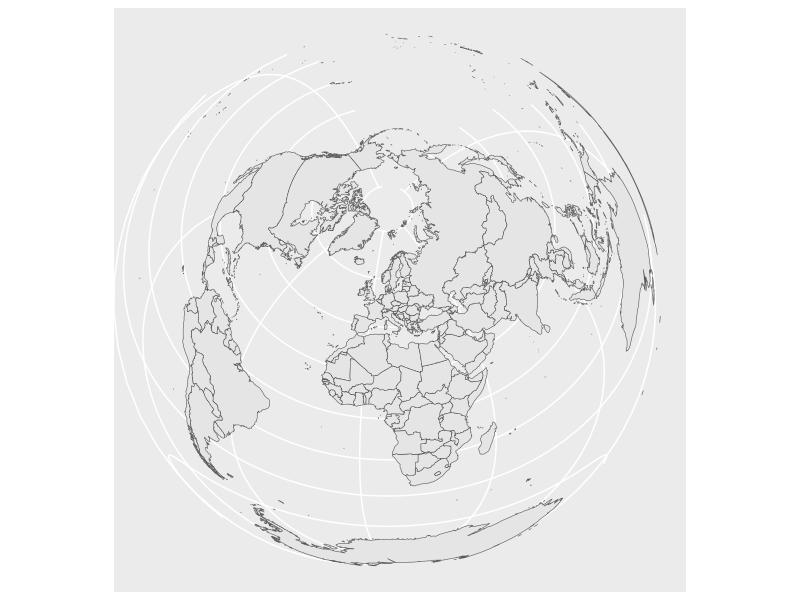

Here is the R script that generated this plot:
## ---- chunk 1
library(tidyverse)
library(sf)
library(rnaturalearth)
library(rnaturalearthdata)
## ---- chunk 2
world <- ne_countries(scale = "medium", returnclass = "sf")
class(world)
## ---- chunk 3
ggplot(data = world) +
    geom_sf() +
    coord_sf(crs = "+proj=laea +lat_0=52 +lon_0=10 +x_0=4321000 +y_0=3210000 +ellps=GRS80 +units=m +no_defs ")
